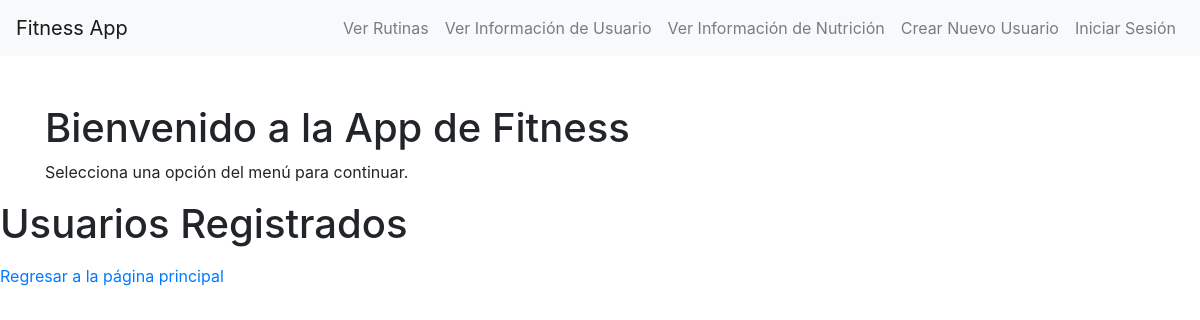
The page /mycoach/mycoach/ on the database as committed earlier.
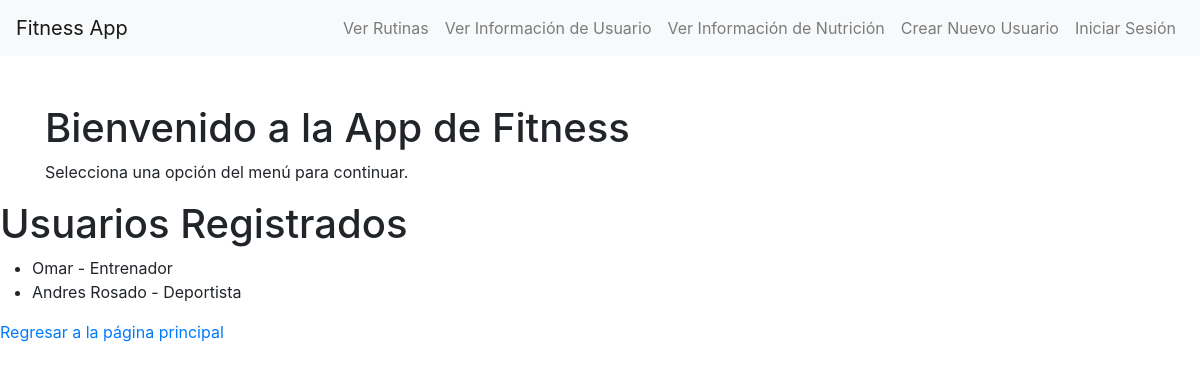
The same page on the database as committed later.
### rutinas/models.py (models this page shows, shortened)
class Usuario(models.Model):
    ROL_CHOICES = [
        ('Administrador', 'Administrador'),
        ('Entrenador', 'Entrenador'),
        ('Deportista', 'Deportista')
    ]
    SEXO_CHOICES = [
        ('Masculino', 'Masculino'),
        ('Femenino', 'Femenino'),
        ('Otro', 'Otro')
    ]
    nombre = models.CharField(max_length=100)
    email = models.EmailField(unique=True)
    contrasena = models.CharField(max_length=255)
    rol = models.CharField(max_length=15, choices=ROL_CHOICES)
    edad = models.IntegerField()
    sexo = models.CharField(max_length=10, choices=SEXO_CHOICES)
    peso_actual = models.DecimalField(max_digits=5, decimal_places=2)
    altura_actual = models.DecimalField(max_digits=4, decimal_places=2, null=True, blank=True)
    fecha_nacimiento = models.DateField()
    fecha_registro = models.DateTimeField(auto_now_add=True)

### Mycoach/views.py (the view)
# urls.py: path('mycoach/', views.ver_usuarios, name='index'),
def ver_usuarios(request):
    usuarios = Usuario.objects.all()  # Obtiene todos los usuarios
    return render(request, 'usuarios.html', {'usuarios': usuarios})  # Renderiza la plantilla

### Mycoach/templates/usuarios.html (shortened to what this page needs)
{% extends 'index.html' %}
{% block content %}
<!DOCTYPE html>
<html>
<head>
</head>
<body>
    <h1>Usuarios Registrados</h1>
    <ul>
        {% for usuario in usuarios %}
            <li>{{ usuario.nombre }} - {{ usuario.rol }}</li>
        {% endfor %}
    </ul>
    <a href="{% url 'index' %}">Regresar a la página principal</a>
</body>
</html>
{% endblock %}

### templates/index.html (shortened to what this page needs)
{% load static %}
<!DOCTYPE html>
<html lang="es">
<head>
    <link rel="stylesheet" href="{% static 'css/styles.css' %}">
    <link rel="stylesheet" href="https://maxcdn.bootstrapcdn.com/bootstrap/4.5.2/css/bootstrap.min.css">
</head>
<body>
<nav class="navbar navbar-expand-lg navbar-light bg-light">
    <a class="navbar-brand" href="#">Fitness App</a>
    <div class="collapse navbar-collapse" id="navbarNav">
        <div class="navbar-nav ml-auto">
            <a class="nav-item nav-link" href="{% url 'rutinas:index' %}">Ver Rutinas</a>
            <a class="nav-item nav-link" href="{% url 'mycoach:index' %}">Ver Información de Usuario</a>
            <a class="nav-item nav-link" href="{% url 'controlpesos:index' %}">Ver Información de Nutrición</a>
            <a class="nav-item nav-link" href="{% url 'mycoach:crear_usuario' %}">Crear Nuevo Usuario</a>
            {% if user.is_authenticated %}
                <span class="navbar-text">Bienvenido, {{ user.username }}!</span>
                <a class="nav-item nav-link" href="{% url 'mycoach:logout' %}">Cerrar Sesión</a>
            {% else %}
                <a class="nav-item nav-link" href="{% url 'mycoach:login' %}">Iniciar Sesión</a>
            {% endif %}
        </div>
    </div>
</nav>
    <div class="container mt-5">
        <h1>Bienvenido a la App de Fitness</h1>
        <p>Selecciona una opción del menú para continuar.</p>
    </div>
    {% block content %}
    {% endblock %}
</body>
</html>

Rows that differ between the two databases and show on the page:
added Usuario: nombre "Omar", rol "Entrenador"
added Usuario: nombre "Andres Rosado", rol "Deportista"
